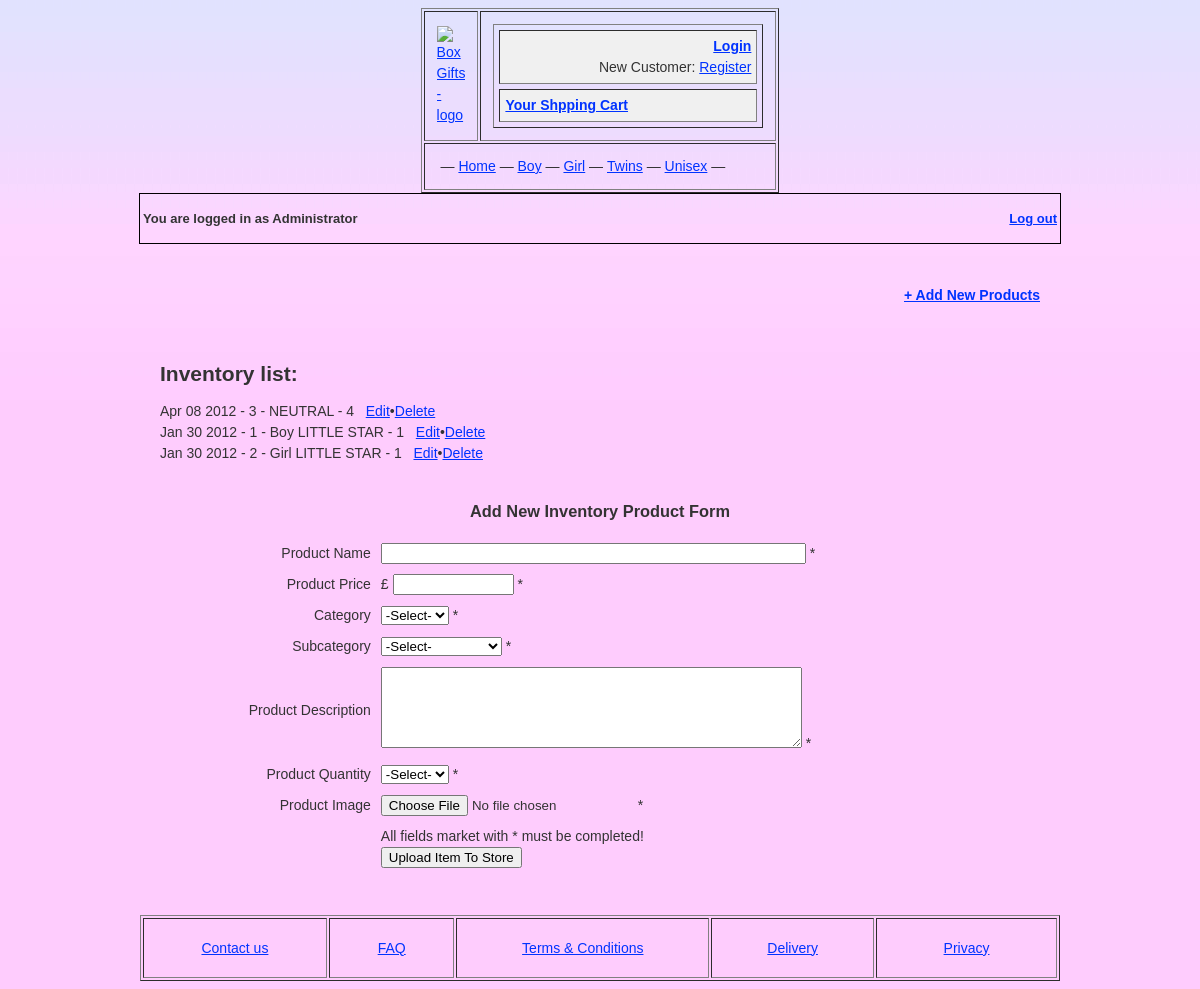
Before: /admin/inventory_list.php (signed in) with the older database file.
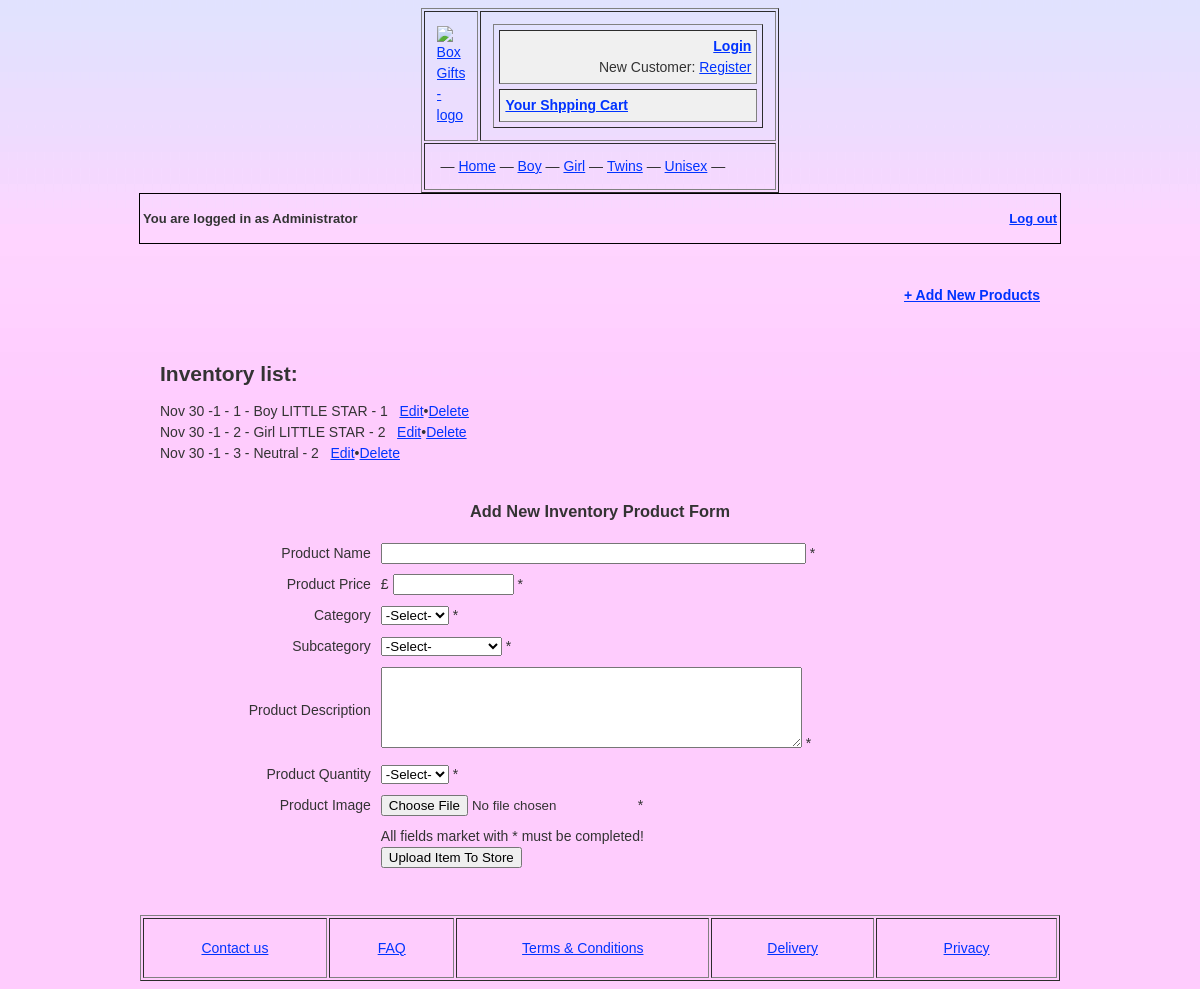
After: the same page with the newer database file.
### tables this page shows
CREATE TABLE products(
    id BIGINT NOT NULL AUTO_INCREMENT PRIMARY KEY,
    productName VARCHAR(255) NOT NULL UNIQUE KEY,
	productPrice FLOAT NOT NULL,
    productCategory VARCHAR(100) NOT NULL,
	productSubcategory VARCHAR(100) NOT NULL,
    productDescription TEXT,
    productQuantity BIGINT NOT NULL,
    productDateAdded DATE NOT NULL,
    INDEX (id, productName)
    );

### store/storescripts/mysql.inc.php (called while the page is built, shortened)
<?php
function connect()
{
$db_Link = mysql_connect(DB_HOST, DB_USER, DB_PASS) or die ('Cannot connect to the MySQL Server. Please go and check your username, password and database parameters in your configuration file.');
return $db_Link;
}
function query($query)
{
if(!isset($db_Link))
$db_Link = connect();
$result = mysql_query($query, $db_Link) or die('Error: ' . mysql_error());
$lastInsertID = mysql_insert_id($db_Link);
$returnArray = array();
$i=0;
while ($row = mysql_fetch_array($result, MYSQL_BOTH))
if ($row)
$returnArray[$i++]=$row;
return $returnArray;
}
?>

### admin/inventory_list.php (the view, shortened to what this page needs)
<?php
$product_list = "";
$sql = "SELECT * FROM products ORDER BY productDateAdded DESC";
$res = query($sql);
if($res) {
foreach ($res as $row) {
		$id = $row["id"];
		$productName = $row["productName"];
		$productDateAdded = strftime("%b %d %Y",strtotime($row["productDateAdded"]));
		$productQuantity = $row["productQuantity"];
		$product_list .= "$productDateAdded - $id - $productName - $productQuantity &nbsp;&nbsp;<a href='inventory_edit.php?pid=$id'>Edit</a>&bull;<a href='inventory_list.php?deleteid=$id'>Delete</a><br/>";
}
}else{
	$product_list = "You have no products on you system yet";
}
?>
<!DOCTYPE HTML>
<html>
<head>
<link rel="stylesheet" href="../css/mainStyle.css" type="text/css" media="screen">
</head>
<body>
<div align="center" id="mainWraper">
  <?php include_once("../store/template_header.php");?>
    <div align="left"; style="margin-left:auto; margin-right:auto; width:920px; border: 1px solid #000;">
    <table align="center" width="920px" border="0">
  <tr>
    <td width="549" align="left"><h1 style="font-size: 13px;">You are logged in as Administrator</h1></td>
    <td width="71" align="right"><h2 style="font-size: 13px;"> <a href="../store/storescripts/logout.php">Log out</a></h2></td>
  </tr>
</table>
  </div>
	<div id="pageContent" style="margin-left:auto; margin-right:auto; width:920px;"><br/>
    <div align="right" style="margin-left:auto; margin-right:auto; width:880px; padding: 20px;"><a href="inventory_list.php#inventoryForm"><strong>+ Add New Products</strong></a></div>
   	 <div align="left"; style="margin-left:auto; margin-right:auto; width:880px; padding: 20px;"">
       <h2>Inventory list:</h2>
   	   <?php echo $product_list;?>
</div>
     <h3>Add New Inventory Product Form</h3>
     <form action="inventory_list.php" enctype="multipart/form-data" name="myForm" id="myForm" method="POST">
     <table width="90%" border="0" cellspacing="0" cellpadding="5">
       <tr>
         <td align="right">Product Name</td>
         <td><label>
         <input name="productName" type="text" id="productName" size="50"/>
         </label>*</td>
       </tr>
       <tr>
         <td align="right">Product Price</td>
         <td><label>
         £
         <input name="productPrice" type="text" id="textfield" size="12"/>
         </label>*</td>
       </tr>
       <tr>
         <td align="right">Category</td>
         <td><label>
         <select name="productCategory" id="category">
         <option value="">-Select-</option>
         </select>
         </label>*</td>
       </tr>
       <tr>
         <td align="right">Subcategory</td>
         <td><label>
         <select name="productSubcategory" id="subcategory">
         <option value="">-Select-</option>
         </select>
         </label>*</td>
       </tr>
       <tr>
         <td align="right">Product Description</td>
         <td><label>
         <textarea name="productDescription" id="textarea" cols="50" rows="5"></textarea>
         </label>*</td>
       </tr>
       <td align="right">Product Quantity</td>
         <td><label>
         <select name="productQuantity" id="quantity">
         <option value="">-Select-</option>
         </select>
         </label>*</td>
       <tr>
         <td align="right">Product Image</td>
         <td><label>
         <input type="file" name="fileField" id="fileField"/>
         </label>*</td>
       </tr>
       <tr>
         <td>&nbsp;</td>
         <td><label>All fields market with * must be completed!<br/>
         <input type="submit" name="button" id="button" value="Upload Item To Store"/>
         </label></td>
       </tr>
     </table>
     </form>
     <br/>
     <br/>
  </div>
<?php include_once("../store/template_footer.php");?>
</div>
</body>
</html>

Changed rows visible on the page:
changed products "Boy LITTLE STAR": productDateAdded "Jan 30 2012" → "Nov 30 -1"
changed products "Girl LITTLE STAR": productDateAdded "Jan 30 2012" → "Nov 30 -1"; productQuantity "1" → "2"
changed products id 3: productDateAdded "Apr 08 2012" → "Nov 30 -1"; productName "NEUTRAL" → "Neutral"; productQuantity "4" → "2"; moves down the list
